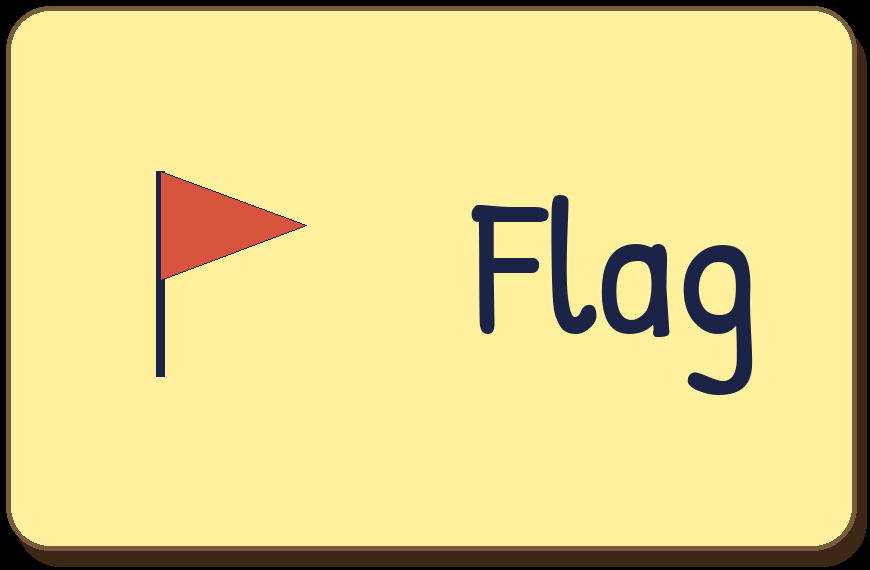
#> input picture workflow/episodes/group_project/overlays/art/card_flag.png, 870 x 570 px
$ python -i composite.py   (imports and definitions only)
#> lines starting #> are read from the running program, lines starting #| are printed output that depends on the picture; after the words box and inside, x2 and y2 are one past the last pixel; in counts of white or black regions, pixels touching at a corner belong together
#> further down, picture is the input picture: shape (570, 870, 3); mean B, G, R 140.9, 211.9, 228
#!/usr/bin/env python3
"""Lay the lettering (and the end card) over a painted clip and cut out the SQUARE: painted 16:9 clip in, 1080 x 1080 out.

Usage (workflow/.venv/bin/python):
  composite.py <clip number> <painted.mp4> <out.mp4> [--shift seconds] [--card art.png] [--no-badge] [--painted-text] [--frame t out.png] [--wide]

The painter cannot write words and only returns 16:9. So: every word is drawn once (make_art.py), sits on a plane in
the Blender scene (skeleton/clips.py, OVL_ planes) and is rendered as its own pass for EVERY frame, at 1920 x 1080 with
whatever stands in front of it cut out (render_clip.py MODE=ovlseq -> overlays/<clip>/seq/). Here the painted clip is
scaled to 1920 x 1080, the pass is laid over it, and the MIDDLE SQUARE (x 420 to 1500) is kept.
Clip 8 adds the end card (make_end_card.py, already square), which slides in from the right over half a second and
holds to the end (Elaine's end-card prompt).
--shift moves every overlay time later (+) or earlier (-) if the painted clip drifted from the skeleton.
--frame writes one finished frame as a PNG instead of the clip. --wide keeps the whole 16:9 frame (for checking).
PLAN times are seconds on the clip's own clock and match skeleton/clips.py.
"""
import math, pathlib, subprocess, sys
import cv2, numpy as np

HERE = pathlib.Path(__file__).resolve().parent
ART = HERE / "art"
W, H = 1920, 1080
X0 = (W - H) // 2                       # the square's left edge in the 16:9 frame
# Elaine on cut v5 (2026-11-27): "the text must move when the signs are moving for example judging 6 pm". A sign the
# painter moves (a board that shudders, a card that drops and rocks) is now FOLLOWED in the painted picture itself: its
# words are a "track" layer. The sign is found in the last painted frame, where it stands still, and then followed
# backwards frame by frame, so the words ride on it the whole time: they fall with a card and shake when it shakes.
#   track keys: side / up / down = how far (px in the 1920 x 1080 frame) the sign may move between two frames;
#   appear = the sign drops into the shot, so before it is first found there are no words; min = least match score.
DROP = {"side": 90, "up": 520, "down": 60, "appear": True}
STILL = {"side": 14, "up": 14, "down": 14}          # a board that only shudders: it never jumps onto another board
PLAN = {
    # 1: only the banner's words, while the banner is in front of the camera; the pass ends when it leaves the frame.
    "1": {"no_seq": True, "layers": [{"dir": "seq_banner", "from": 0.0}]},
    "2": {"no_seq": True},                               # the plan board is outside the square in this shot
    # 3: one stray frame (painted frame 20) had a light bulb half a second early; the frame before it is held instead.
    "3": {"hold": {20: 19}},
    "4": {"no_seq": True, "layers": [{"dir": "seq_moat", "track": DROP}, {"dir": "seq_walls", "track": DROP}]},
    "4b": {"no_seq": True, "layers": [{"dir": "seq_towers", "track": DROP}, {"dir": "seq_flag", "track": DROP}]},
    "6": {},
    # 5: the first board is there from the start and shudders with the clock; the second drops onto the post under it.
    "5": {"no_seq": True, "layers": [{"dir": "seq_judging", "track": STILL},
                                     {"dir": "seq_doneby", "track": {"side": 60, "up": 70, "down": 50, "appear": True}}]},
    # 7: no lettering in the square. The painter put our Sol right on the square's left edge after the camera slides to
    #    him and the other two (the review of cut v6: he was cut by the frame). The square itself slides 52 px to the left
    #    with that camera move, which leaves sand on both sides of the three of them.
    "7": {"no_seq": True, "crop_pan": [3.4, 4.3, -52]},
    # 8: "1st" is placed on the painted rosette itself, found in each frame by its blue and centred on its cream middle,
    #    from the moment it has landed until the end card covers it.
    "8": {"no_seq": True, "badge": {"art": "first.png", "t0": 0.75, "t1": 2.3}, "card": {"art": "end_card.png", "t0": 2.3, "d": 0.5}}       # in as the slow pull-back ends (2.7 s),
}


# [38 lines left out: function follow, not called in this run]


def find_rosette(frame):
    """The blue ribbon in a float BGR frame (1920 x 1080): (centre x, centre y, width) of its plain cream MIDDLE, or of
    its round blue part when no middle shows. (Elaine, 2026-11-27, of "1st" sitting low on the ribbon: "like this isnt
    centered": it had been put at the middle of the whole blue shape, tails and all.)"""
    b, g, r = frame[..., 0], frame[..., 1], frame[..., 2]
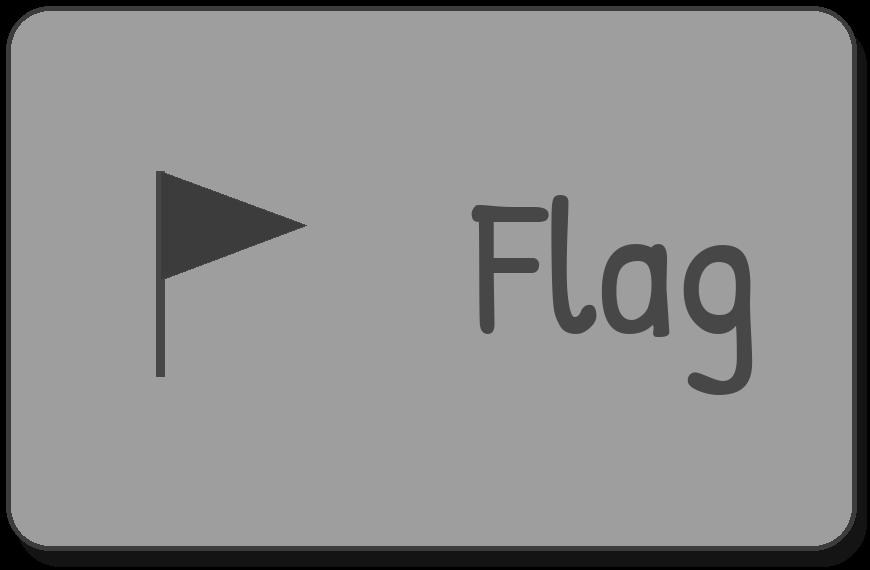
#> b: shape (570, 870); min 0, max 158, mean 140.9
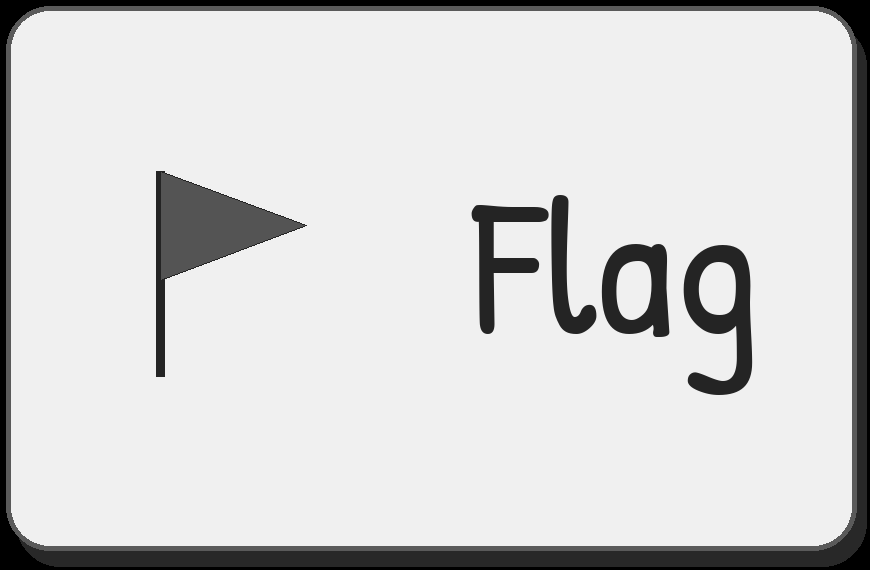
#> g: shape (570, 870); min 0, max 240, mean 211.9
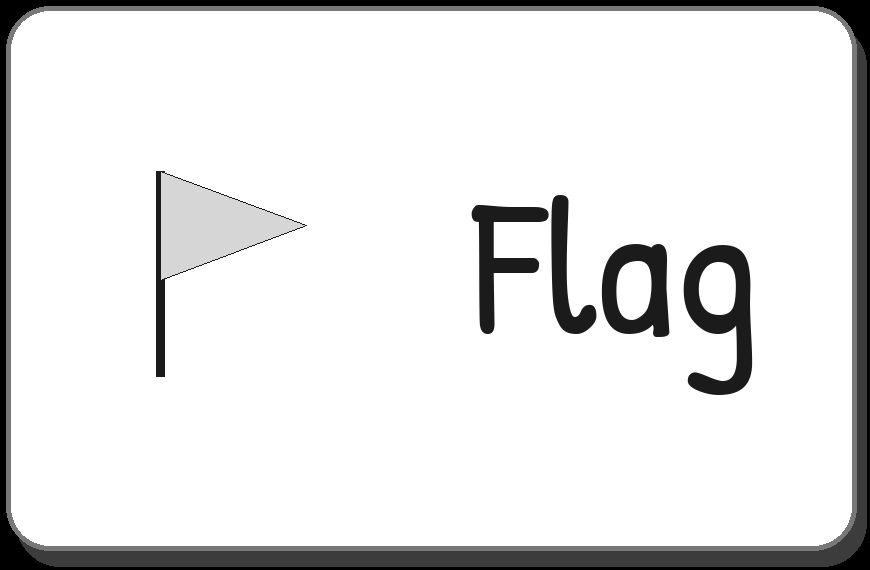
#> r: shape (570, 870); min 0, max 255, mean 228
    m = ((b > r + 0.22) & (b > g + 0.08) & (b > 0.5)).astype(np.uint8)
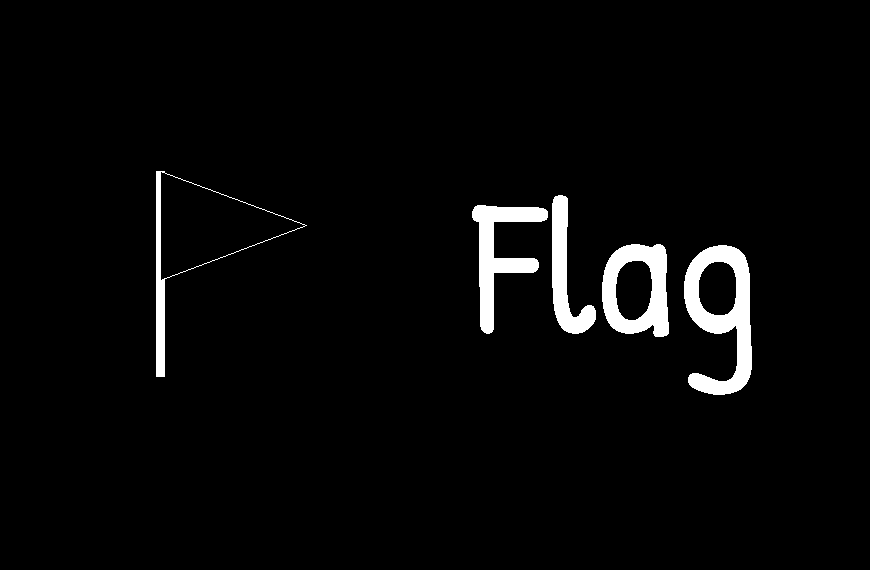
#> m: shape (570, 870); values 0 (black) and 1 (white), 3.2% white; 5 white regions, box (x1, y1, x2, y2) and area: (684, 245, 752, 395) 4857, (602, 244, 669, 337) 3551, (472, 205, 548, 334) 3392, (552, 195, 596, 334) 2508, (156, 171, 307, 377) 1711
    m[:int(H * 0.36)] = 0                                  # the bunting's blue pennants are up there
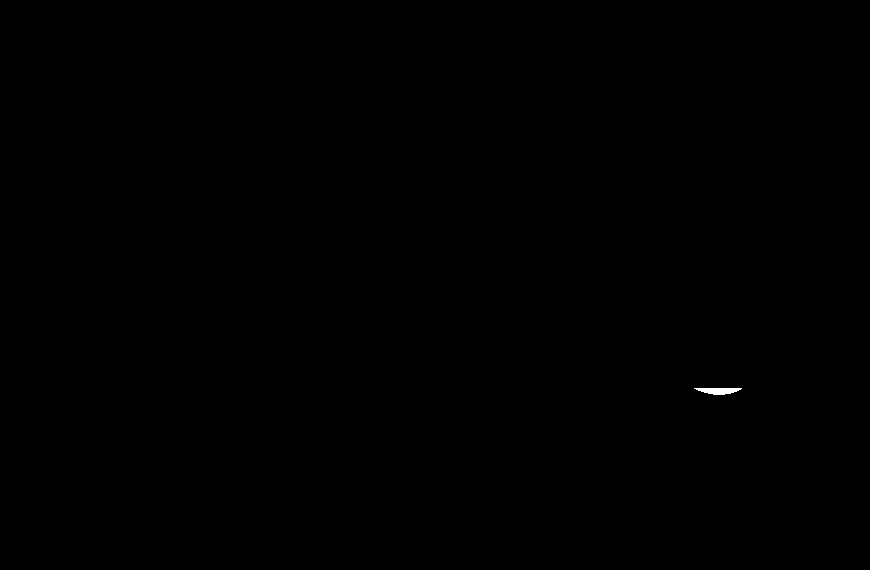
#> m: shape (570, 870); values 0 (black) and 1 (white), 0.05% white; 1 white region, box (x1, y1, x2, y2) and area: (694, 388, 742, 395) 235
    n, lab, st, _ = cv2.connectedComponentsWithStats(cv2.morphologyEx(m, cv2.MORPH_CLOSE, np.ones((25, 25), np.uint8)))
#> n = 2; st = [[0, 0, 870, 570, 495665], [694, 388, 48, 7, 235]]
    best = None
    for i in range(1, n):
        x, y, w, h, area = st[i]
        if area > 500 and X0 < x + w / 2 < X0 + H and (best is None or area > best[4]):
            best = (x, y, w, h, area)
#> this loop made 1 pass
    if best is None:
        return None
    x, y, w, h, _ = best
    blue = cv2.morphologyEx(m[y:y + h, x:x + w], cv2.MORPH_CLOSE, np.ones((5, 5), np.uint8))
    cs, _ = cv2.findContours(blue, cv2.RETR_EXTERNAL, cv2.CHAIN_APPROX_SIMPLE)
    solid = np.zeros_like(blue)
    cv2.drawContours(solid, cs, -1, 1, -1)
    hole = cv2.morphologyEx(solid & (1 - blue), cv2.MORPH_OPEN, np.ones((5, 5), np.uint8))
    k, _, hs, hc = cv2.connectedComponentsWithStats(hole)
    holes = [j for j in range(1, k) if hs[j][4] > 0.04 * w * min(w, h)]
    if holes:
        j = max(holes, key=lambda q: hs[q][4])
        return x + hc[j][0], y + hc[j][1], hs[j][2] / 0.62 * 0.8        # the words span 80% of the cream middle
    return x + w / 2, y + min(w, h) * 0.5, w


def ease_out_back(x, s=1.2):
    x = min(1.0, max(0.0, x)) - 1.0
    return x * x * ((s + 1) * x + s) + 1.0


# [157 lines left out: functions load_rgba, over, main, not called in this run]


# [2 lines not run here, left out]

>>> import cv2
>>> picture = cv2.imread('art/card_flag.png')
>>> result = find_rosette(picture)
